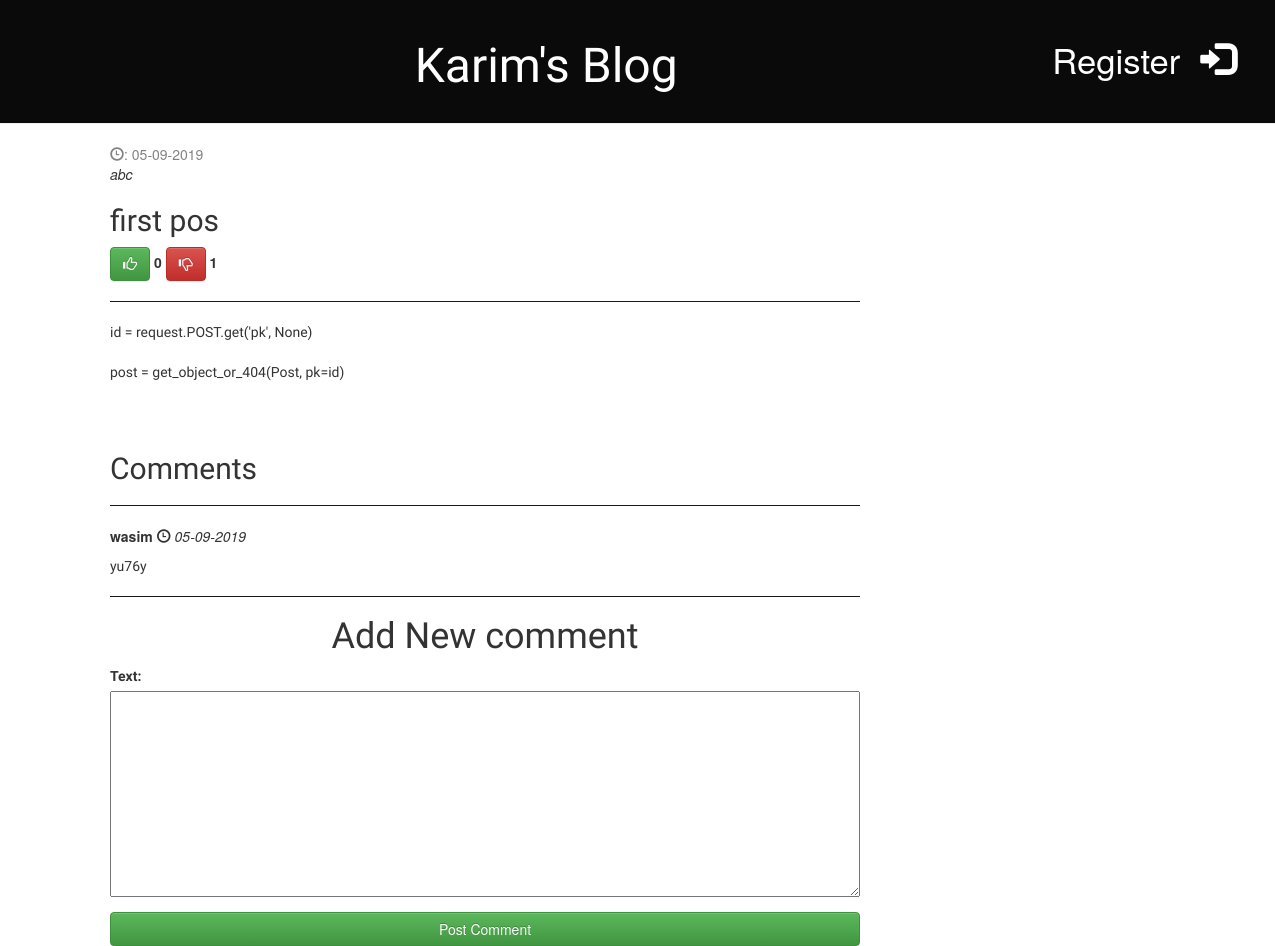
The app's page /post/2/ with its own data.
### basic_app/models.py (models this page shows, shortened)
class Post(models.Model):
    author = models.ForeignKey(User, on_delete=models.SET_NULL, null=True)
    title = models.CharField(max_length=200)
    text = models.TextField()
    created_date = models.DateTimeField(default=timezone.now)
    published_date = models.DateTimeField(blank=True, null=True)
    upvote = models.IntegerField(default=0,blank=True, null=True)
    downvote = models.IntegerField(default=0,blank=True, null=True)

class Comment(models.Model):
    post = models.ForeignKey('Post', on_delete=models.CASCADE,related_name='comments')
    author  = models.ForeignKey(User, on_delete=models.SET_NULL, null=True)
    text = models.TextField()
    created_date = models.DateTimeField(default=timezone.now)
    approved_comment = models.BooleanField(default=False)

### basic_app/views.py (the view)
# urls.py: url(r'^post/(?P<pk>\d+)/$', views.post_detail, name='post_detail'),
def post_detail(request, pk):
    post = get_object_or_404(Post, pk=pk)
    if request.method=="POST":
        form = CommentForm(request.POST)
        if form.is_valid():
            comment = form.save(commit=False)
            comment.post = post
            comment.author = request.user
            comment.save()
            return redirect('basic_app:post_detail', pk=post.pk)
    else:
         form = CommentForm()
    return render(request, 'basic_app/post_detail.html', {'post': post,'form': form})

### basic_app/forms.py
class CommentForm(forms.ModelForm):
    class Meta:
        model=Comment
        fields=('text',)

### templates/basic_app/post_detail.html (shortened to what this page needs)
<!DOCTYPE html>
{% extends "basic_app/base.html" %}
{% block body_block %}
    <div class="content container">
    <div class="row">
        <div class="col-md-8">
    <div class="post">
        {% if post.published_date %}
            <div class="date">
                <span class="glyphicon glyphicon-time"></span>: {{ post.published_date|date:'d-m-Y' }}
            </div>
        {% else %}
		    <a class="btn btn-success" href="{% url 'basic_app:post_publish' pk=post.pk %}">Publish</a>
		{% endif %}
		<em>{{ post.author }}</em>
		<h2>{{ post.title }}</h2>
		<a  class="btn btn-success" href="{% url 'basic_app:upvote' pk=post.pk %}"><span class="glyphicon glyphicon-thumbs-up"></span></a><strong> {{post.upvote}}</strong>
		<a  class="btn btn-danger" href="{% url 'basic_app:downvote' pk=post.pk %}"><span class="glyphicon glyphicon-thumbs-down"></span></a><strong> {{post.downvote}}</strong>
        <hr>
		<p>{{ post.text|linebreaksbr }}</p>
    </div>
	<div class="comments">
	   <h2>Comments</h2>
	   <hr id="endline">
	   {% for comment in post.comments.all %}
			{% if user.is_authenticated or comment.approved_comment %}
				<div class="comment-data">
					<strong>{{ comment.author }}</strong>
					<span class="glyphicon glyphicon-time"></span> <em>{{ comment.created_date|date:'d-m-Y' }}</em>
					<p>{{ comment.text|linebreaks }}</p>
				</div>
				<hr>
			{% endif %}
	    {% endfor %}
	<div class="comment-form">
    <h1>Add New comment</h1>
    <form method="POST" class="post-form">{% csrf_token %}
        {{ form.as_p }}
        <input type="submit" class="btn btn-success" value="Post Comment">
    </form>
	</div></div></div></div></div>
    {% endblock %}

### static/css/blog.css (style rules this page uses)
h1 { text-align:center; }
.content { margin-left: 40px; }
p { font-family: 'Jua'; }
h1, h2, h3, h4 { font-family: 'Lobster', cursive; }
.date { color: #828282; }
.post-form textarea, .post-form input { width: 100%; }
.post { margin-bottom: 70px; }
hr { border-top: 1px solid #191717; }

### records on screen
Post: published_date "05-09-2019", author "abc", title "first pos", upvote "0", downvote "1", text "id = request.POST.get('pk', None) post = get_object_or_404(Post, pk=id)"
Comment: author "wasim", created_date "05-09-2019", text "yu76y"
